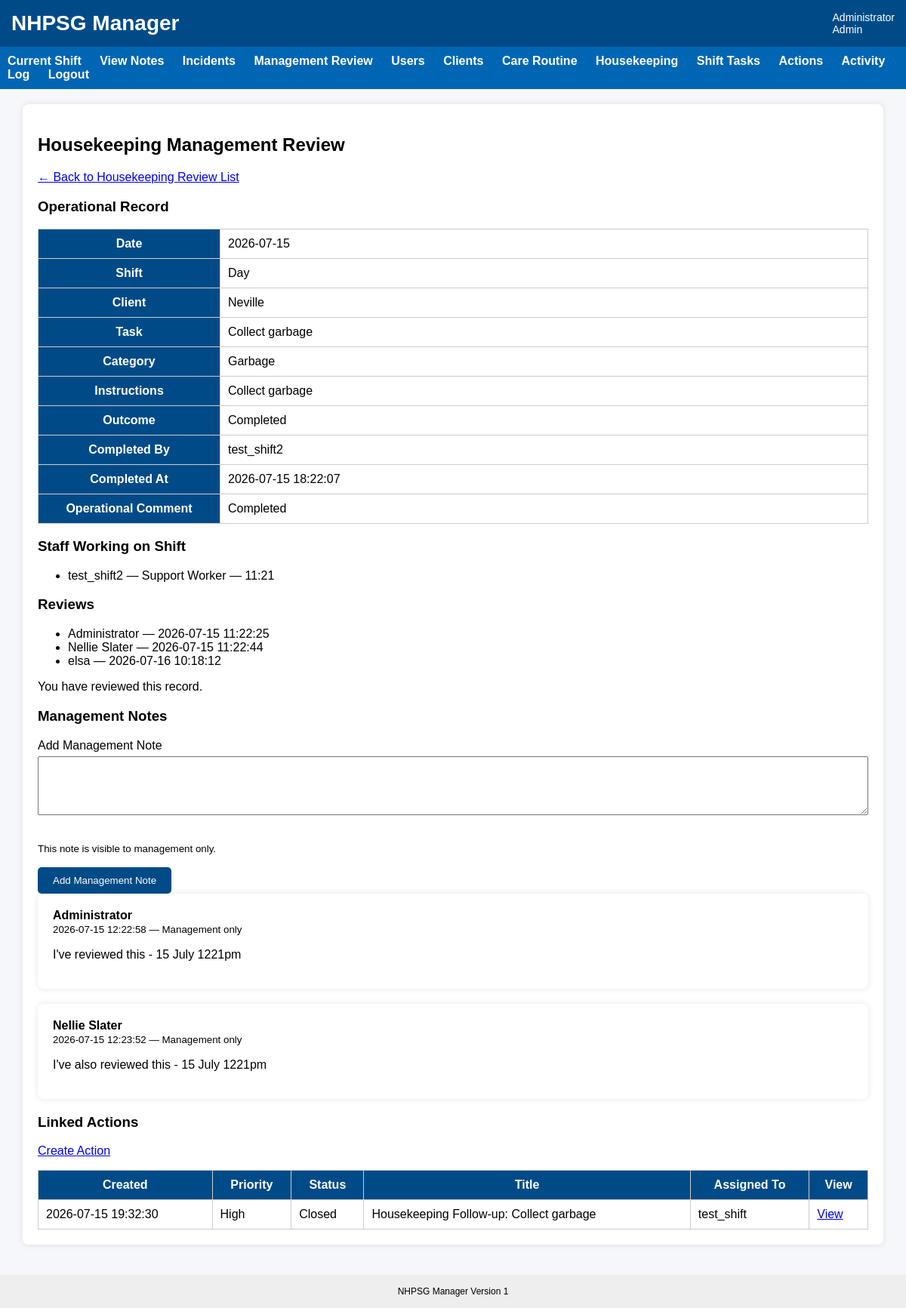
Page /manager-review/housekeeping/3 (signed in) on the committed database.
### tables this page shows
CREATE TABLE users (
    user_id INTEGER PRIMARY KEY AUTOINCREMENT,
    username TEXT UNIQUE NOT NULL,
    password_hash TEXT NOT NULL,
    full_name TEXT NOT NULL,
    role TEXT NOT NULL,
    active INTEGER NOT NULL DEFAULT 1
, must_change_password INTEGER NOT NULL DEFAULT 0, password_reset_at TEXT, password_reset_by INTEGER, last_password_changed_at TEXT);

CREATE TABLE shifts (
    shift_id INTEGER PRIMARY KEY AUTOINCREMENT,
    client_id INTEGER NOT NULL,
    shift_date TEXT NOT NULL,
    shift_type TEXT NOT NULL,
    status TEXT NOT NULL DEFAULT 'Open',

    scheduled_start_time TEXT,
    scheduled_end_time TEXT,

    created_at TEXT DEFAULT CURRENT_TIMESTAMP,
    closed_at TEXT
);

CREATE TABLE clients (
    client_id INTEGER PRIMARY KEY AUTOINCREMENT,
    client_name TEXT NOT NULL,
    active INTEGER NOT NULL DEFAULT 1
);

CREATE TABLE housekeeping_tasks (
    housekeeping_task_id INTEGER PRIMARY KEY AUTOINCREMENT,
    task_name TEXT NOT NULL,
    category_id INTEGER,
    instructions TEXT,
    schedule_type TEXT NOT NULL DEFAULT 'Daily',
    occurs_morning INTEGER NOT NULL DEFAULT 0,
    occurs_afternoon INTEGER NOT NULL DEFAULT 0,
    occurs_evening INTEGER NOT NULL DEFAULT 0,
    occurs_overnight INTEGER NOT NULL DEFAULT 0,
    occurs_anytime INTEGER NOT NULL DEFAULT 0,
    timing_type TEXT NOT NULL DEFAULT 'Anytime',
    due_time TEXT,
    days_of_week TEXT,
    required INTEGER NOT NULL DEFAULT 1,
    comment_required_if_unsuccessful INTEGER NOT NULL DEFAULT 1,
    active INTEGER NOT NULL DEFAULT 1,
    created_at TEXT DEFAULT CURRENT_TIMESTAMP,
    occurs TEXT DEFAULT 'Anytime',
    comment_required_attempted INTEGER NOT NULL DEFAULT 1,
    comment_required_not_completed INTEGER NOT NULL DEFAULT 1,

    FOREIGN KEY (category_id)
        REFERENCES housekeeping_task_categories(category_id)
);

CREATE TABLE housekeeping_task_categories (
    category_id INTEGER PRIMARY KEY AUTOINCREMENT,
    category_name TEXT NOT NULL,
    active INTEGER NOT NULL DEFAULT 1,
    created_at TEXT DEFAULT CURRENT_TIMESTAMP
);

CREATE TABLE shift_housekeeping_task_entries (
    entry_id INTEGER PRIMARY KEY AUTOINCREMENT,

    shift_id INTEGER NOT NULL,
    housekeeping_task_id INTEGER NOT NULL,

    outcome TEXT NOT NULL,
    comment TEXT,

    completed_by_user_id INTEGER NOT NULL,
    completed_at TEXT DEFAULT CURRENT_TIMESTAMP
);

CREATE TABLE "shift_staff" (
	"shift_staff_id"	INTEGER,
	"shift_id"	INTEGER NOT NULL,
	"user_id"	INTEGER NOT NULL,
	"actual_start_time"	TEXT NOT NULL,
	"actual_end_time"	TEXT,
	"sign_on_at"	TEXT DEFAULT CURRENT_TIMESTAMP,
	"sign_off_at"	TEXT,
	"active"	INTEGER NOT NULL DEFAULT 1,
	"start_checklist_completed"	INTEGER DEFAULT 0,
	"end_checklist_completed"	INTEGER DEFAULT 0,
	PRIMARY KEY("shift_staff_id" AUTOINCREMENT)
);

CREATE TABLE acknowledgements (
    acknowledgement_id INTEGER PRIMARY KEY AUTOINCREMENT,

    source_table TEXT NOT NULL,
    source_id INTEGER NOT NULL,

    user_id INTEGER NOT NULL,

    acknowledged_at TEXT DEFAULT CURRENT_TIMESTAMP,

    comment TEXT, acknowledgement_type TEXT DEFAULT 'Read', active INTEGER DEFAULT 1,

    UNIQUE(source_table, source_id, user_id)
);

CREATE TABLE management_notes (
    management_note_id INTEGER PRIMARY KEY AUTOINCREMENT,

    source_table TEXT NOT NULL,
    source_id INTEGER NOT NULL,

    note_text TEXT NOT NULL,

    visibility TEXT NOT NULL DEFAULT 'management_only',

    created_by_user_id INTEGER NOT NULL,
    created_at TEXT DEFAULT CURRENT_TIMESTAMP,

    active INTEGER NOT NULL DEFAULT 1,

    shared_at TEXT,
    shared_by_user_id INTEGER
);

CREATE TABLE action_items (
    action_id INTEGER PRIMARY KEY AUTOINCREMENT,

    title TEXT NOT NULL,
    description TEXT,

    status TEXT DEFAULT 'Open',
    priority TEXT DEFAULT 'Medium',

    source_table TEXT,
    source_id INTEGER,

    assigned_to_user_id INTEGER,
    created_by_user_id INTEGER,

    due_date TEXT,

    acknowledged_at TEXT,
    completed_at TEXT,
    closed_at TEXT,

    created_at TEXT DEFAULT CURRENT_TIMESTAMP
, shift_id INTEGER);

### app.py (the view)
@app.route("/manager-review/housekeeping/<int:entry_id>")
def housekeeping_review_detail(entry_id):
    if "user_id" not in session:
        return redirect(url_for("login"))
    if session["role"] not in [
        "Admin",
        "Program Manager",
        "Director"
    ]:
        return "Access denied", 403
    conn = get_db()
    entry = conn.execute("""
        SELECT
            hte.entry_id,
            hte.shift_id,
            hte.housekeeping_task_id,
            hte.outcome,
            hte.comment,
            hte.completed_by_user_id,
            hte.completed_at,

            ht.task_name,
            ht.instructions,
            ht.category_id,

            htc.category_name,

            completed_by.full_name AS completed_by,

            s.shift_date,
            s.shift_type,
            s.client_id,

            c.client_name

        FROM shift_housekeeping_task_entries hte

        JOIN housekeeping_tasks ht
            ON hte.housekeeping_task_id =
               ht.housekeeping_task_id

        LEFT JOIN housekeeping_task_categories htc
            ON ht.category_id = htc.category_id

        JOIN users completed_by
            ON hte.completed_by_user_id =
               completed_by.user_id

        JOIN shifts s
            ON hte.shift_id = s.shift_id

        JOIN clients c
            ON s.client_id = c.client_id

        WHERE hte.entry_id = ?
    """, (entry_id,)).fetchone()
    if entry is None:
        conn.close()
        return "Housekeeping task entry not found", 404
    reviews = conn.execute("""
        SELECT
            ack.acknowledgement_id,
            ack.user_id,
            ack.acknowledged_at,
            ack.acknowledgement_type,

            u.full_name AS reviewed_by

        FROM acknowledgements ack

        JOIN users u
            ON ack.user_id = u.user_id

        WHERE ack.source_table =
              'shift_housekeeping_task_entries'
          AND ack.source_id = ?
          AND ack.active = 1

        ORDER BY
            ack.acknowledged_at ASC,
            ack.acknowledgement_id ASC
    """, (entry_id,)).fetchall()
    current_user_review = conn.execute("""
        SELECT acknowledgement_id
        FROM acknowledgements

        WHERE source_table =
              'shift_housekeeping_task_entries'
          AND source_id = ?
          AND user_id = ?
          AND active = 1
    """, (
        entry_id,
        session["user_id"]
    )).fetchone()
    management_notes = get_management_notes(
        conn,
        source_table="shift_housekeeping_task_entries",
        source_id=entry_id
    )
    linked_actions = conn.execute("""
        SELECT
            ai.action_id,
            ai.title,
            ai.status,
            ai.priority,
            ai.created_at,

            assigned_to.full_name AS assigned_to

        FROM action_items ai

        LEFT JOIN users assigned_to
            ON ai.assigned_to_user_id =
               assigned_to.user_id

        WHERE ai.source_table =
              'shift_housekeeping_task_entries'
          AND ai.source_id = ?

        ORDER BY ai.created_at DESC
    """, (entry_id,)).fetchall()
    shift_staff = conn.execute("""
        SELECT
            u.full_name,
            u.role,
            ss.actual_start_time,
            ss.actual_end_time

        FROM shift_staff ss

        JOIN users u
            ON ss.user_id = u.user_id

        WHERE ss.shift_id = ?

        ORDER BY ss.sign_on_at
    """, (entry["shift_id"],)).fetchall()
    conn.close()
    return render_template(
        "housekeeping_review_detail.html",
        entry=entry,
        reviews=reviews,
        current_user_reviewed=(
            current_user_review is not None
        ),
        management_notes=management_notes,
        linked_actions=linked_actions,
        shift_staff=shift_staff
    )

### templates/housekeeping_review_detail.html (shortened to what this page needs)
{% extends "base.html" %}
{% block content %}
<div class="card">
    <h2>Housekeeping Management Review</h2>
    <p>
        <a href="{{ url_for('housekeeping_review_list') }}">
            ← Back to Housekeeping Review List
        </a>
    </p>
    <h3>Operational Record</h3>
    <table class="management-detail-table">
        <tr>
            <th>Date</th>
            <td>{{ entry.shift_date }}</td>
        </tr>
        <tr>
            <th>Shift</th>
            <td>{{ entry.shift_type }}</td>
        </tr>
        <tr>
            <th>Client</th>
            <td>{{ entry.client_name }}</td>
        </tr>
        <tr>
            <th>Task</th>
            <td>{{ entry.task_name }}</td>
        </tr>
        <tr>
            <th>Category</th>
            <td>{{ entry.category_name or "Not assigned" }}</td>
        </tr>
        <tr>
            <th>Instructions</th>
            <td>{{ entry.instructions or "" }}</td>
        </tr>
        <tr>
            <th>Outcome</th>
            <td>{{ entry.outcome }}</td>
        </tr>
        <tr>
            <th>Completed By</th>
            <td>{{ entry.completed_by }}</td>
        </tr>
        <tr>
            <th>Completed At</th>
            <td>{{ entry.completed_at }}</td>
        </tr>
        <tr>
            <th>Operational Comment</th>
            <td>{{ entry.comment or "No comment entered." }}</td>
        </tr>
    </table>
    <h3>Staff Working on Shift</h3>
    {% if shift_staff %}
        <ul>
            {% for staff_member in shift_staff %}
                <li>
                    {{ staff_member.full_name }}
                    — {{ staff_member.role }}
                    — {{ staff_member.actual_start_time }}
                </li>
            {% endfor %}
        </ul>
    {% else %}
        <p>No shift staff records found.</p>
    {% endif %}
    <h3>Reviews</h3>
    {% if reviews %}
        <ul>
            {% for review in reviews %}
                <li>
                    {{ review.reviewed_by }}
                    — {{ review.acknowledged_at }}
                </li>
            {% endfor %}
        </ul>
    {% else %}
        <p>No management reviews recorded.</p>
    {% endif %}
    {% if not current_user_reviewed %}
        <form
            method="POST"
            action="{{ url_for(
                'review_housekeeping_entry',
                entry_id=entry.entry_id
            ) }}"
        >
            <button type="submit">
                Mark as Reviewed
            </button>
        </form>
    {% else %}
        <p>You have reviewed this record.</p>
    {% endif %}
    <h3>Management Notes</h3>
    <form
        method="POST"
        action="{{ url_for(
            'add_housekeeping_management_note',
            entry_id=entry.entry_id
        ) }}"
    >
        <label for="note_text">
            Add Management Note
        </label>
        <textarea
            id="note_text"
            name="note_text"
            rows="4"
            required
        ></textarea>
        <p>
            <small>
                This note is visible to management only.
            </small>
        </p>
        <button type="submit">
            Add Management Note
        </button>
    </form>
    {% if management_notes %}
        {% for note in management_notes %}
            <div class="card">
                <strong>{{ note.created_by_name }}</strong><br>
                <small>
                    {{ note.created_at }}
                    — Management only
                </small>
                <p>{{ note.note_text }}</p>
            </div>
        {% endfor %}
    {% else %}
        <p>No Management Notes have been added.</p>
    {% endif %}
    <h3>Linked Actions</h3>
    <p>
        <a href="{{ url_for(
            'housekeeping_action_new',
            entry_id=entry.entry_id
        ) }}">
            Create Action
        </a>
    </p>
    {% if linked_actions %}
        <table>
            <tr>
                <th>Created</th>
                <th>Priority</th>
                <th>Status</th>
                <th>Title</th>
                <th>Assigned To</th>
                <th>View</th>
            </tr>
            {% for action in linked_actions %}
                <tr>
                    <td>{{ action.created_at }}</td>
                    <td>{{ action.priority }}</td>
                    <td>{{ action.status }}</td>
                    <td>{{ action.title }}</td>
                    <td>{{ action.assigned_to or "Unassigned" }}</td>
                    <td>
                        <a href="{{ url_for(
                            'action_detail',
                            action_id=action.action_id
                        ) }}">
                            View
                        </a>
                    </td>
                </tr>
            {% endfor %}
        </table>
    {% else %}
        <p>No Actions are linked to this Housekeeping entry.</p>
    {% endif %}
</div>
{% endblock %}

### templates/base.html (shortened to what this page needs)
<!DOCTYPE html>
<html>
<head>
    <link rel="stylesheet"
          href="{{ url_for('static', filename='css/style.css') }}">
</head>
<body>
<div class="header">
    <div class="title">
        NHPSG Manager
    </div>
    <div class="user">
        {% if session.full_name %}
            {{ session.full_name }}
            <br>
            {{ session.role }}
        {% endif %}
    </div>
</div>
{% if session.user_id %}
<div class="nav">
    <a href="{{ url_for('dashboard') }}">
        Current Shift
    </a>
    <a href="{{ url_for('shift_notes') }}">
        View Notes
    </a>
    <a href="{{ url_for('incident_list') }}">
        Incidents
    </a>
    {% if session.role in ["Admin", "Program Manager", "Director"] %}
        <a href="{{ url_for('manager_review_hub') }}">
            Management Review
        </a>
        <a href="{{ url_for('users') }}">
            Users
        </a>
        <a href="{{ url_for('clients') }}">
            Clients
        </a>
        <a href="{{ url_for('care_tasks') }}">
            Care Routine
        </a>
        <a href="{{ url_for('housekeeping_tasks') }}">
            Housekeeping
        </a>
        <a href="{{ url_for('shift_tasks') }}">
            Shift Tasks
        </a>
        <a href="{{ url_for('actions') }}">
            Actions
        </a>
        <a href="{{ url_for('activity_log') }}">
            Activity Log
        </a>
    {% endif %}
    <a href="{{ url_for('logout') }}">
        Logout
    </a>
</div>
{% endif %}
<div class="container">
{% block content %}
{% endblock %}
</div>
<div class="footer">
    NHPSG Manager
    Version 1
</div>
</body>
</html>

### rows in the picture
users: full_name "Administrator"
shifts: shift_date "2026-07-15", shift_type "Day"
clients: client_name "Neville"
housekeeping_tasks: task_name "Collect garbage", instructions "Collect garbage"
housekeeping_task_categories: category_name "Garbage"
shift_housekeeping_task_entries: outcome "Completed", completed_at "2026-07-15 18:22:07", comment "Completed"
users: completed_by "test_shift2"
shift_staff: full_name "test_shift2", role "Support Worker", actual_start_time "11:21"
acknowledgements: reviewed_by "Administrator", acknowledged_at "2026-07-15 11:22:25"
acknowledgements: reviewed_by "Nellie Slater", acknowledged_at "2026-07-15 11:22:44"
acknowledgements: reviewed_by "elsa", acknowledged_at "2026-07-16 10:18:12"
management_notes: created_by_name "Administrator", created_at "2026-07-15 12:22:58", note_text "I've reviewed this - 15 July 1221pm"
management_notes: created_by_name "Nellie Slater", created_at "2026-07-15 12:23:52", note_text "I've also reviewed this - 15 July 1221pm"
action_items: created_at "2026-07-15 19:32:30", priority "High", status "Closed", title "Housekeeping Follow-up: Collect garbage", full_name "test_shift"

### other values in the picture
{{ session.role }} "Admin"
